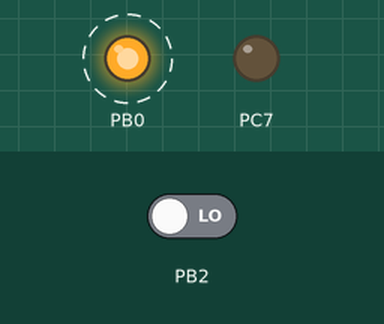
This program was run on a simulated ATmega32, built with avr-gcc and emulated at 8 MHz. Parts: output pins drawn as LEDs (lit = HIGH). Dashed ring = blinking. The inputs (shaded band) are chosen by the test bench; at power-on: PB2 LOW.

Above: at 0.1 s.
Timing chart, 0 to 3.0 s (numbered marks = the images above):
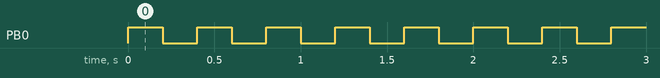

Measured:
- by itself, PB0: alternates HIGH for 0.20 s and LOW for 0.20 s

The program:

main.c
```c
// C program to implement external interrupts in ATmega32
#define F_CPU 8000000UL
#include <avr/io.h>
#include <util/delay.h>
#include <avr/interrupt.h>

ISR(INT2_vect)
{
	PORTC = 0x01;
	_delay_ms(100);
	//PORTC = 0x00;
	//_delay_ms(100);
}
int main(void)
{
    //INT 0 is multiplexed with pin PD2
	DDRB = 0x01;
	DDRC = 0x80;
	DDRD = 0x00;// the interrupt pins should be made as input

	PORTB = 0x00;
	PORTC = 0x00;
	//PORTD = 0x00;

	// we should enable interrupt, global interrupt enable. interrupt mode
	sei();// global interrupt enable
	GICR = 0x20; // enabling INT2
	MCUCSR = 0x40;

    while (1)
    {
		PORTB ^= 0x01;
		_delay_ms(200);
		PORTC = 0x00;
    }
}
```
